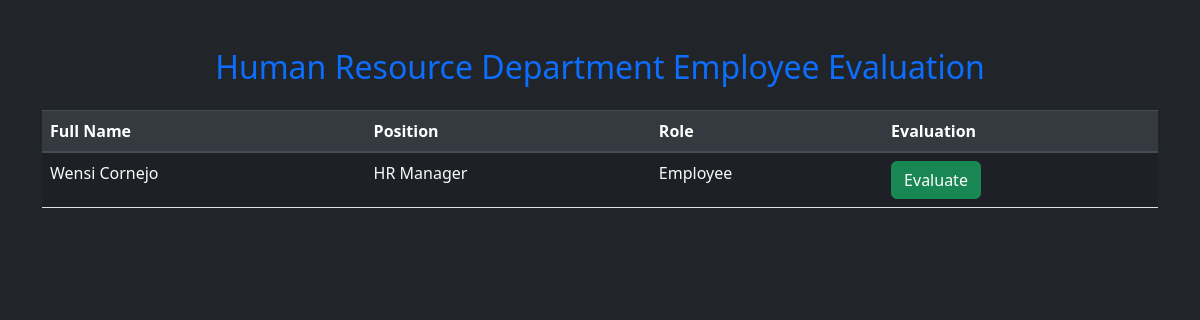
Screenshot of /main/hr.php (signed in) with the database file from the repository.
### tables this page shows
CREATE TABLE `employee_register` (
  `e_id` int(11) UNSIGNED NOT NULL,
  `firstname` varchar(255) NOT NULL,
  `middlename` varchar(255) NOT NULL,
  `lastname` varchar(255) NOT NULL,
  `birthdate` date NOT NULL,
  `email` varchar(255) NOT NULL,
  `password` varchar(255) NOT NULL,
  `role` varchar(255) NOT NULL,
  `position` varchar(255) NOT NULL,
  `department` varchar(255) NOT NULL,
  `available_leaves` int(11) NOT NULL DEFAULT 0,
  `phone_number` varchar(20) NOT NULL,
  `address` varchar(255) NOT NULL,
  `pfp` longblob NOT NULL,
  `qr_code_path` varchar(255) DEFAULT NULL
);

### main/hr.php (the view, shortened to what this page needs)
<?php
include '../db/db_conn.php';
$sql = "SELECT e_id, firstname, lastname, role, position FROM employee_register WHERE role = 'employee' AND department = 'Human Resource Department'";
$result = $conn->query($sql);
$evaluatedEmployees = [];
$employees = [];
if ($result->num_rows > 0) {
    while ($row = $result->fetch_assoc()) {
        $employees[] = $row;
    }
}
?>
<!DOCTYPE html>
<html lang="en">
<head>
    <link href="https://stackpath.bootstrapcdn.com/bootstrap/4.5.2/css/bootstrap.min.css" rel="stylesheet">
    <link href="../css/styles.css" rel="stylesheet">
    <link href="../css/star.css" rel="stylesheet">
</head>
<body class="bg-dark text-light">
    <div class="container mt-5">
        <h2 class="text-center text-primary mb-4">Human Resource Department Employee Evaluation</h2>
        <div class="table-responsive">
            <table class="table table-striped table-hover text-dark">
                <thead class="thead-dark">
                    <tr>
                        <th>Full Name</th>
                        <th>Position</th>
                        <th>Role</th>
                        <th>Evaluation</th>
                    </tr>
                </thead>
                <tbody>
                    <?php if (!empty($employees)): ?>
                        <?php foreach ($employees as $employee): ?>
                            <tr>
                                <td class="text-light"><?php echo htmlspecialchars($employee['firstname'] . ' ' . $employee['lastname']); ?></td>
                                <td class="text-light"><?php echo htmlspecialchars($employee['position']); ?></td>
                                <td class="text-light"><?php echo htmlspecialchars($employee['role']); ?></td>
                                <td>
                                    <button class="btn btn-success"
                                        onclick="evaluateEmployee(<?php echo $employee['e_id']; ?>, '<?php echo htmlspecialchars($employee['firstname'] . ' ' . $employee['lastname']); ?>', '<?php echo htmlspecialchars($employee['position']); ?>')"
                                        <?php echo in_array($employee['e_id'], $evaluatedEmployees) ? 'disabled' : ''; ?>>
                                        <?php echo in_array($employee['e_id'], $evaluatedEmployees) ? 'Evaluated' : 'Evaluate'; ?>
                                    </button>
                                </td>
                            </tr>
                        <?php endforeach; ?>
                    <?php else: ?>
                        <tr><td class="text-light text-center" colspan="4">No employees found for evaluation in Human Resource Department.</td></tr>
                    <?php endif; ?>
                </tbody>
            </table>
        </div>
    </div>
</body>
</html>

### rows the page displays
employee_register: firstname+lastname "Wensi Cornejo", position "HR Manager", role "Employee", shows "Evaluate"
